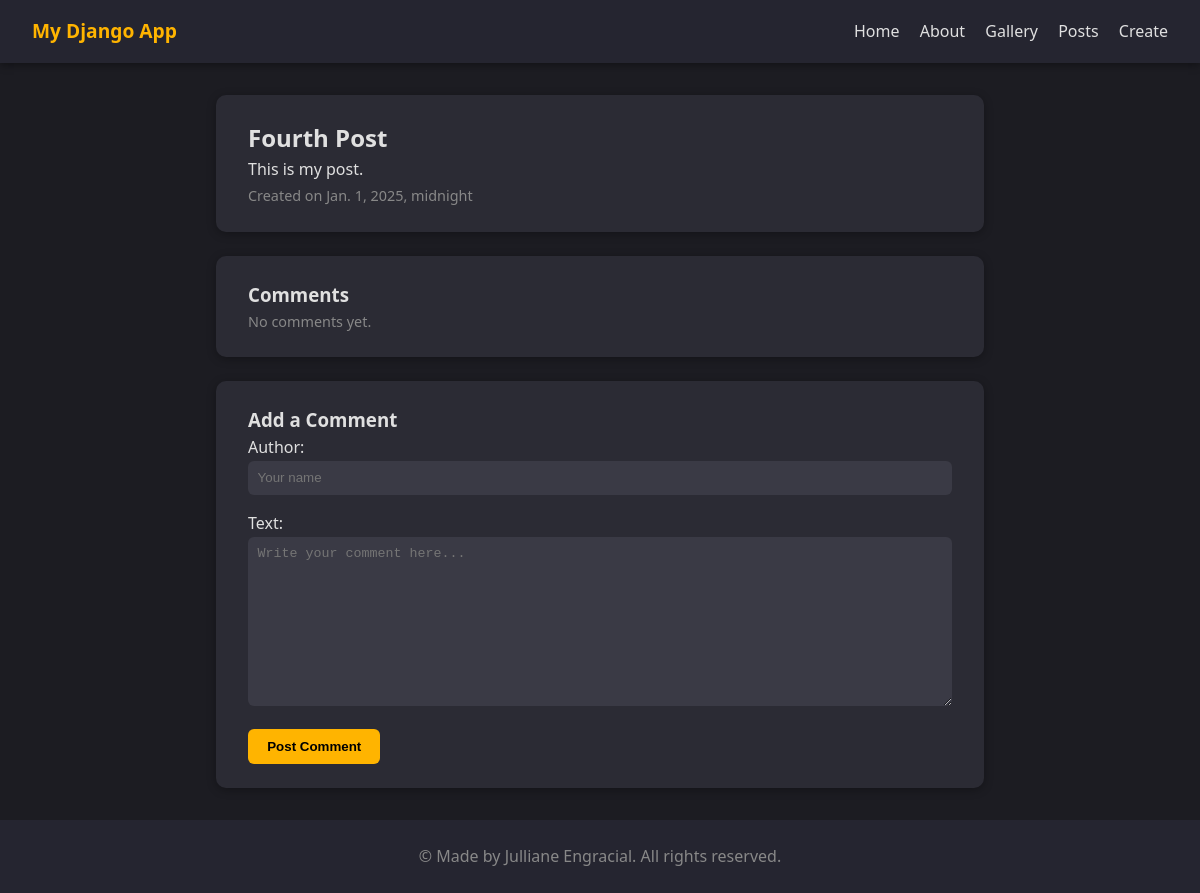
Page /posts/4/view/ on the earlier database version.
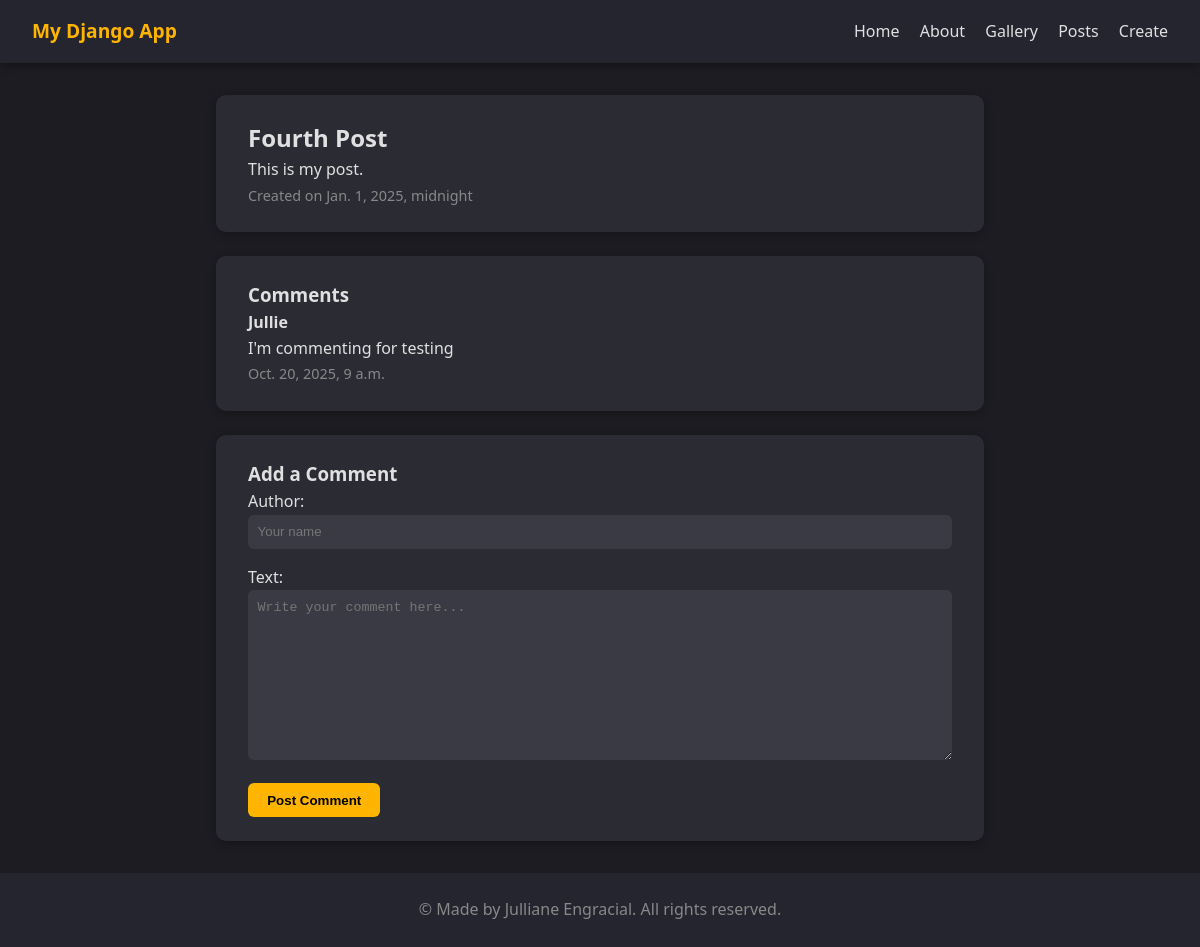
Same page on the later database version.
### pages/models.py (models this page shows, shortened)
class Post(models.Model):
    title = models.CharField(max_length=100, validators=[MinLengthValidator(3)])
    body = models.TextField(validators=[MinLengthValidator(10)])
    created_at = models.DateTimeField(auto_now_add=True)
    class Meta:
        ordering = ['-created_at']
        constraints = [
            models.UniqueConstraint(fields=['title'], name='unique_post_title')
        ]

class Comment(models.Model):
    post = models.ForeignKey(Post, on_delete=models.CASCADE, related_name='comments')
    author = models.CharField(max_length=100)
    text = models.TextField()
    created_at = models.DateTimeField(auto_now_add=True)

### pages/views.py (the view)
# urls.py: path('posts/<int:pk>/view/', views.post_view, name='post_view'),
def post_view(request, pk):
    post = get_object_or_404(Post, pk=pk)
    comments = post.comments.all().order_by('-created_at')
    if request.method == 'POST':
        comment_form = CommentForm(request.POST)
        if comment_form.is_valid():
            new_comment = comment_form.save(commit=False)
            new_comment.post = post
            new_comment.save()
            messages.success(request, 'Your comment was added!')
            return redirect('post_view', pk=post.pk)
        else:
            messages.error(request, 'There was an error with your comment.')
    else:
        comment_form = CommentForm()
    return render(request, 'post_view.html', {
        'post': post,
        'comments': comments,
        'comment_form': comment_form,
    })

### pages/forms.py
class CommentForm(forms.ModelForm):
    class Meta:
        model = Comment
        fields = ['author', 'text']
        widgets = {
            'author': forms.TextInput(attrs={'placeholder': 'Your name'}),
            'text': forms.Textarea(attrs={'placeholder': 'Write your comment here...'}),
        }
        error_messages = {
            'author': {
                'required': 'Please enter your name.',
                'max_length': 'Name too long.',
            },
            'text': {
                'required': 'Comment text cannot be empty.',
            },
        }

### pages/templates/post_view.html (shortened to what this page needs)
{% extends 'base.html' %}
{% block content %}
<section class="card">
    <h1>{{ post.title }}</h1>
    <p>{{ post.body }}</p>
    <small class="muted">Created on {{ post.created_at }}</small>
</section>
<section class="card">
    <h3>Comments</h3>
    {% if comments %}
    {% for comment in comments %}
    <div class="comment">
        <strong>{{ comment.author }}</strong>
        <p>{{ comment.text }}</p>
        <small class="muted">{{ comment.created_at }}</small>
    </div>
    {% endfor %}
    {% else %}
    <p class="muted">No comments yet.</p>
    {% endif %}
</section>
<section class="card">
    <h3>Add a Comment</h3>
    <form method="post" class="styled-form" novalidate>
        {{ comment_form.as_p }}
        <button type="submit" class="btn">Post Comment</button>
    </form>
</section>
{% endblock %}

### pages/templates/base.html (shortened to what this page needs)
<!DOCTYPE html>
<html lang="en">
{% load static %}
<head>
    <link rel="stylesheet" href="{% static 'css/style.css' %}">
</head>
<body>
    <header>
        <div class="nav-brand"><a href="{% url 'home' %}">My Django App</a></div>
        <nav>
            <a href="{% url 'home' %}">Home</a>
            <a href="{% url 'about' %}">About</a>
            <a href="{% url 'gallery' %}">Gallery</a>
            <a href="{% url 'post_list' %}">Posts</a>
            <a href="{% url 'post_create' %}">Create</a>
        </nav>
    </header>
    <main class="container">
        {% block content %}{% endblock %}
    </main>
    <footer>
        <p>&copy; Made by Julliane Engracial. All rights reserved.</p>
    </footer>
</body>
</html>

### pages/static/css/style.css (style rules this page uses)
:root { --bg: #1c1c22; --card-bg: #2b2b34; --text: #e0e0e0; --accent: #ffb400; --danger: #ff6b6b; --muted: #888; --link: #4da3ff; --link-hover: #82c7ff; --link-visited: #66b3ff; }
* { box-sizing: border-box; margin: 0; padding: 0; }
body { background: var(--bg); color: var(--text); font-family: "Segoe UI", Roboto, sans-serif; line-height: 1.6; }
header { background: #252530; display: flex; justify-content: space-between; align-items: center; padding: 1rem 2rem; box-shadow: 0 2px 8px rgba(0,0,0,0.4); }
.nav-brand a { color: var(--accent); font-weight: bold; text-decoration: none; font-size: 1.2rem; }
header nav a { color: var(--text); text-decoration: none; margin-left: 1rem; transition: color 0.3s ease; }
a { color: var(--link); text-decoration: none; transition: color 0.2s ease; }
.container { max-width: 800px; margin: 2rem auto; padding: 0 1rem; }
.card { background: var(--card-bg); padding: 1.5rem 2rem; margin-bottom: 1.5rem; border-radius: 10px; box-shadow: 0 2px 10px rgba(0,0,0,0.3); transition: transform 0.2s ease, box-shadow 0.2s ease; }
.muted { color: var(--muted); font-size: 0.9rem; }
.btn { display: inline-block; background: var(--accent); color: #000; padding: 0.6rem 1.2rem; border: none; border-radius: 6px; text-decoration: none; font-weight: 600; transition: 0.3s; }
.styled-form input, .styled-form textarea { width: 100%; padding: 0.6rem; margin-bottom: 1rem; border: none; border-radius: 6px; background: #3a3a45; color: var(--text); }
footer { text-align: center; padding: 1.5rem 0; color: var(--muted); background: #252530; margin-top: 2rem; }

Differences in the rows shown:
added Comment: author "Jullie", text "I'm commenting for testing", created_at "Oct. 20, 2025, 9 a.m."
Other differences:
text no longer shown: "No comments yet."
